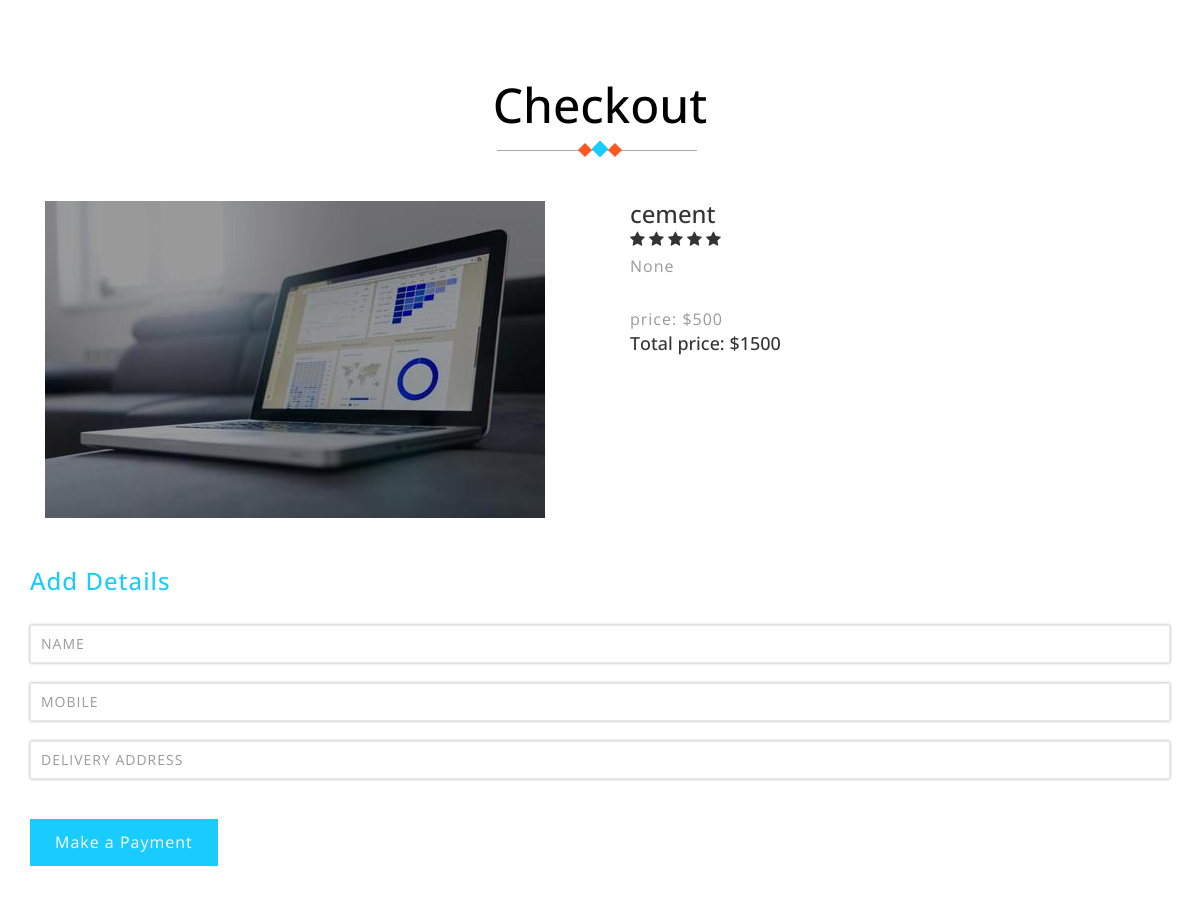
Page /ucartaddress/1 (middle part) on the earlier database version.
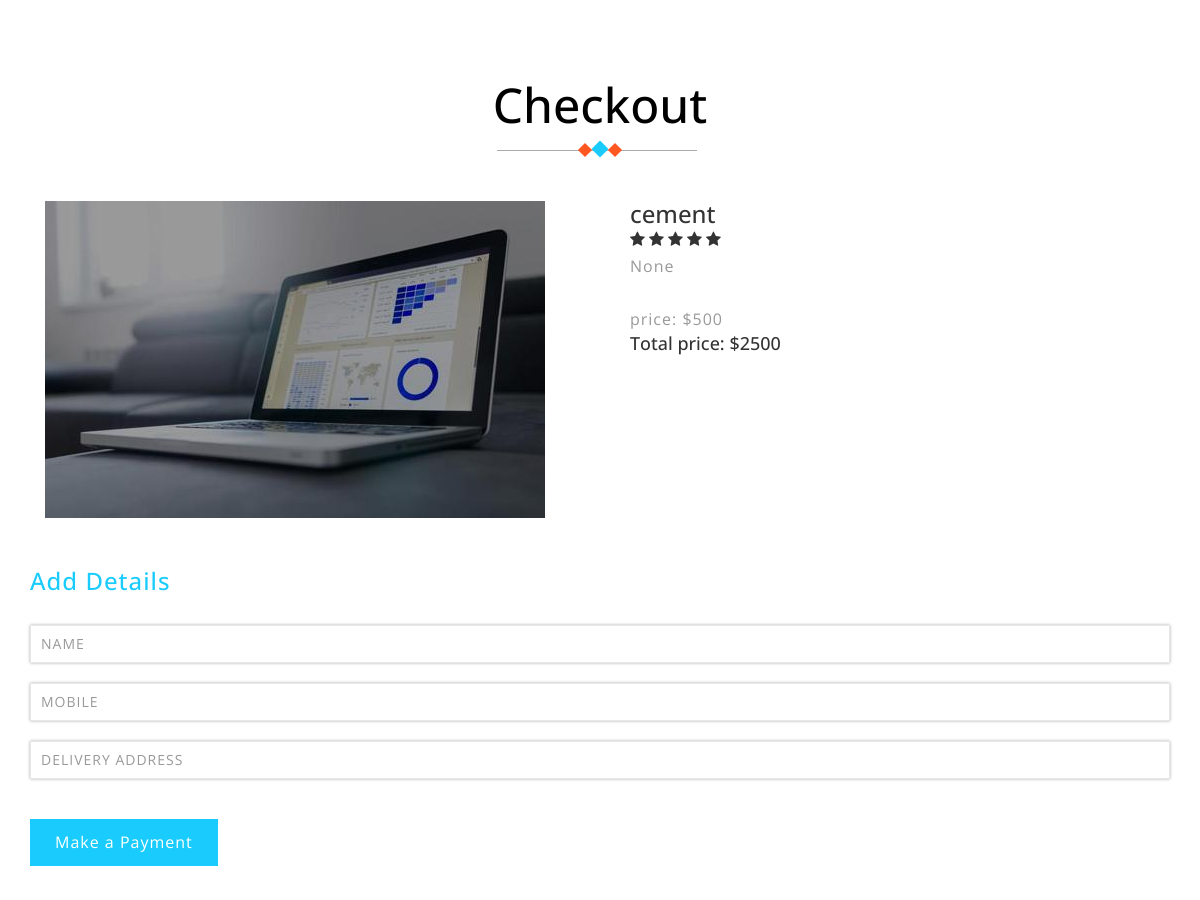
Same page on the later database version.
### logistic/models.py (models this page shows, shortened)
class Materials(db.Model):
    id = db.Column(db.Integer,primary_key=True)
    owner = db.Column(db.String)
    name = db.Column(db.String(200))
    brand = db.Column(db.String(200))
    avail = db.Column(db.String(200))
    price = db.Column(db.String(200))
    place = db.Column(db.String(200))
    image = db.Column(db.String(20), nullable=False, default='default.jpg')
    status = db.Column(db.String(200))
    reason = db.Column(db.String(200))
    cart = db.Column(db.String(200))
    desc = db.Column(db.String(200))
    uquantity = db.Column(db.String(200))
    upayment = db.Column(db.String(200))
    utotalprice = db.Column(db.String(200))
    uname = db.Column(db.String((200)))
    uaddress = db.Column(db.String((200)))

### logistic/routes.py (the view)
@app.route('/ucartaddress/<int:id>', methods = ['GET','POST'])
def ucartaddress(id):
    form = Cartaddress()
    material = Materials.query.get_or_404(id)
    if form.validate_on_submit():
        material.uname = form.name.data
        material.uaddress = form.address.data
        db.session.commit()
        return redirect('/upayment/'+str(material.id))
    return render_template('/ucartaddress.html',mat = material,form=form)

### logistic/forms.py
class Cartaddress(FlaskForm):
    name = StringField('Name',render_kw={"placeholder":"NAME"},
                        validators=[DataRequired()])
    phone = StringField('Mobile',render_kw={"placeholder":"MOBILE"})
    address = StringField('Delivery Address',render_kw={"placeholder":"DELIVERY ADDRESS"},
                        validators=[DataRequired()])
    submit = SubmitField('continue')

### logistic/templates/ucartaddress.html (shortened to what the changed rows need)
{% extends 'userlayout.html' %}
{% block content %}
<div class="privacy">
    <div class="container">
        <div class="container">
            <div class="card">
                <div class="container-fliud">
                    <div class="wrapper row">
                        <div class="preview col-md-6">
                            <div class="preview-pic tab-content">
                              <div class="tab-pane active" id="pic-1"><img src="../static/pics/{{mat.image}}"/></div>
                            </div>
                        </div>
                        <div class="details col-md-6">
                            <h3 class="product-title">{{mat.name}}</h3>
                            <div class="rating">
                                <div class="stars">
                                </div>
                            </div>
                            <p class="product-description">{{mat.desc}}</p></br>
                            <p class="product-description">price: ${{mat.price}}</p>
                            <h4 class="price">Total price: <span>${{mat.utotalprice}}</span></h4>
                        </div>
                    </div>
                </div>
            </div>
        </div>
    </div>
</div>
{% endblock %}

Differences in the rows shown:
changed Materials "cement": utotalprice "1500" → "2500"
